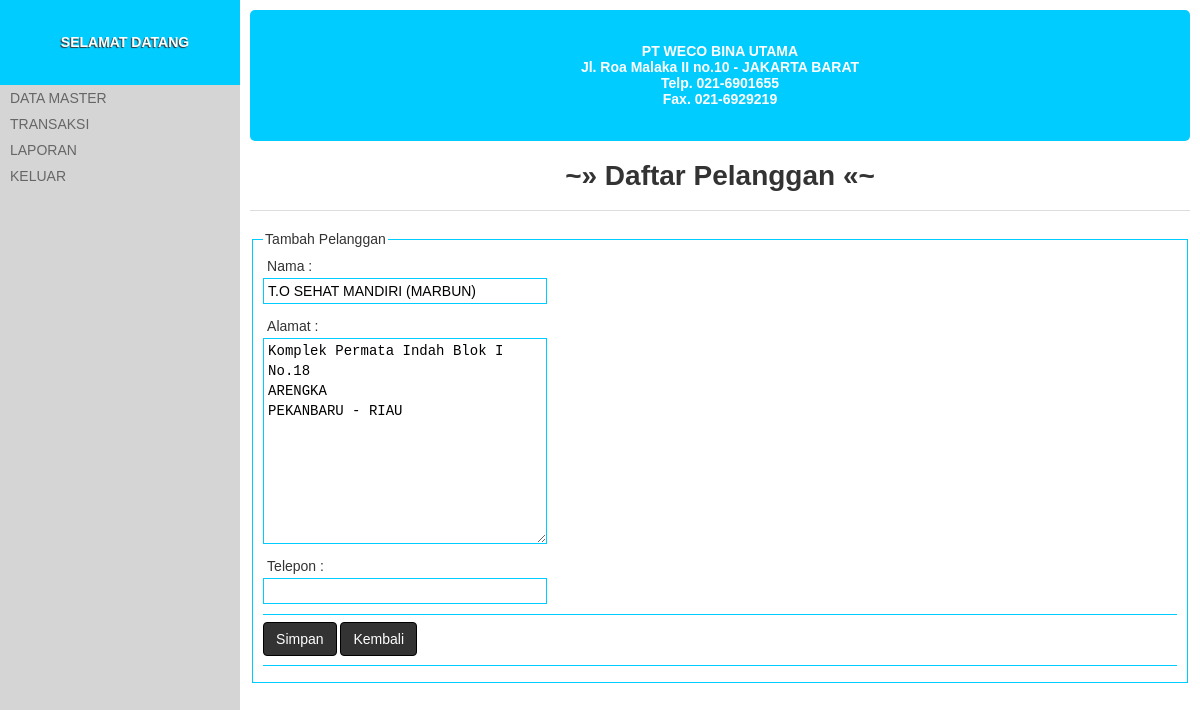
The page /?halaman=pelanggan&perbarui_id=4 (signed in) on the database its author committed.
### tables this page shows
CREATE TABLE IF NOT EXISTS `pelanggan` (
  `id_pelanggan` int(8) NOT NULL,
  `nama_pelanggan` varchar(50) DEFAULT NULL,
  `alamat` text,
  `telepon` varchar(15) DEFAULT NULL
);

### sistem/kontroler.php (called while the page is built, shortened)
<?php
require_once TEMA_HALAMAN;

### index.php (called while the page is built, shortened)
<?php
require_once DIREKTORI . 'sistem/kontroler.php';

### sistem/database.php (called while the page is built, shortened)
<?php
class db
{
	static function query()
	{
		return new self;
	}
	function perbarui( $namaTable , $data = array() , $persyaratan = array())
	{
		$dataKolom = array();
		$syarat = array();
		if(!$data)$data = $_POST ;
		foreach($persyaratan as $a => $b)
		{
			$syarat[] = $a . "='".mysql_real_escape_string($b)."'";
		}
		$sqlTambahan = " WHERE ".implode(" AND ",$syarat);
		$dataTable = mysql_query("SELECT * FROM {$namaTable} {$sqlTambahan} LIMIT 1");
		$dataOutput = (object) mysql_fetch_assoc($dataTable);
		return $dataOutput;
	}
}

### app/data_pelanggan_perbarui.php (the view)
<?php $o = db::query()->perbarui(HALAMAN_AKTIF,$_POST,array('id_'.HALAMAN_AKTIF=>$_GET['perbarui_id']));?>
<form action="" class="formulir-umum" method="post">
	<fieldset>
		<legend>Tambah Pelanggan</legend>
		<label>Nama : </label>
		<input type="text" name="nama_pelanggan" value="<?php echo $o->nama_pelanggan;?>" />
		<label>Alamat :</label>
		<textarea name="alamat" rows="10"><?php echo $o->alamat;?></textarea>
		<label>Telepon : </label>
		<input type="text" name="telepon" value="<?php echo $o->telepon;?>"/>
         <hr />
		<button class="tombol">Simpan</button>
		<a href="?halaman=pelanggan" class="tombol">Kembali</a>
		<hr />
	</fieldset>
</form>

### publik/tema/tema.css (style rules this page uses)
body { padding:0; margin:0; font-family:'Arial'; font-size:14px; color:#333333; background-color:#d5d5d5; }
a { text-decoration:none; }
hr { background-color:#0cf; border:0; height:1px; }
fieldset { border:1px solid #0cf; }
.tombol { display: inline-block; padding: 6px 12px; margin-bottom: 2px; font-size: 14px; font-weight: normal; line-height: 1.428571429; text-align: center; white-space: nowrap; vertical-align: middle; cursor: pointer; border: 1px solid transparent; border-radius: 4px; -webkit-user-select: none; -moz-user-select: none; -ms-user-select: none; -o-user-select: none; user-select: none; color: #ffffff; background-color: #333333; border-color: #000000; }
.formulir-umum { width: 100%; }
.formulir-umum, .formulir-umum label, .formulir-umum textarea, .formulir-umum select, .formulir-umum input { min-height:20px; line-height:20px; font-size:14px; }
.formulir-umum label { width:100%; }
.formulir-umum input, .formulir-umum textarea, .formulir-umum select, .formulir-umum label { padding:2px 4px; float:left; vertical-align:middle; min-width:30%; background-color: transparent; }
.formulir-umum input, .formulir-umum textarea, .formulir-umum select { border:1px solid #0cf; margin-bottom:10px; }
.formulir-umum hr { clear: both; }
textarea { max-width:60%; display:block; }

### rows shown on the page
pelanggan: nama_pelanggan "T.O SEHAT MANDIRI (MARBUN)", alamat "Komplek Permata Indah Blok I No.18 ARENGKA PEKANBARU - RIAU"
